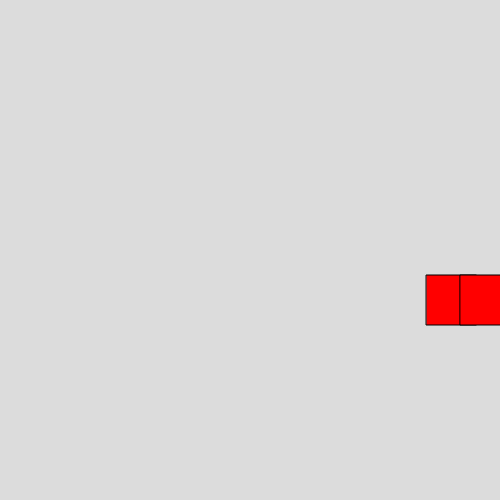
Frame 1 (no input)
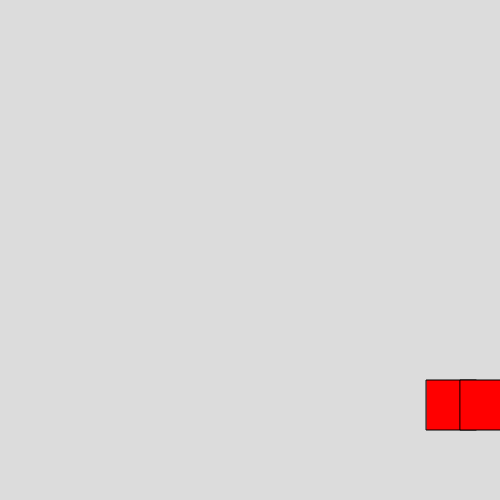
Frame 60 (no input)
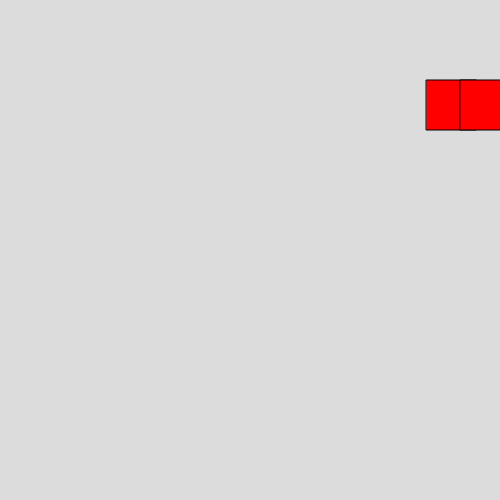
Frame 120 (the mouse pressed at the canvas centre since frame 60)

The p5.js sketch that drew these frames (run headless with seeded random() and noise() and a simulated clock; from frame 60 on, the mouse is pressed at the canvas centre):

// p5.js sketch
// ── sketch.js
/**
 * 1. Descargar... VSCODE
 * 2. Descargar Plugin Live Server
 * 3. Descargar Plugin p5.vscode
 * 4. rebote...
 * 5. preguntas.
 * 6. Foto!
 */



class Rectangulo{

  constructor(){
    this.x = Math.random()*500; // 0-1
    this.y = 300;
    this.alto = 50; // 0-1
    this.ancho = 50; // 0-1
    this.dir = true;
    this.r = 255;
    this.g = 0;
    this.b = 0;  
  }

  pintar(){
    fill(this.r,this.g,this.b);
    rectMode(CENTER);
    rect(this.x, this.y, this.ancho, this.alto);
    rectMode(CORNER);
  }

  mover(){      
    if(this.dir === true){
      this.y+=5
    }else{
      this.y-=5;
    }
    if(this.y >= 500 || this.y <= 0 ){
      this.dir = !this.dir;
    }
  }

  validarClickCambiarColor(mx, my){    
    if(dist(this.x,this.y,mx,my)<50){
      this.r = (int)(Math.random()*255);
      this.g = (int)(Math.random()*255);
      this.b = (int)(Math.random()*255);      
    }
  }
}

let p = new Rectangulo();
let q = new Rectangulo();

let x;
let y;
let atrapado;
let valores;

let objeto = {
  x:250,
  y:50,
  ancho:50,
  alto:50,
  pintar(params) {
    fill(255,0,0);
    ellipse(this.x,this.y,this.ancho, this.alto);
  }
}; // JSON (javascript object notation)

let objetoB = {
  x:250,
  y:100,
  ancho:50,
  alto:50,
  pintar(params) {
    fill(255,0,0);
    ellipse(this.x,this.y,this.ancho, this.alto);
  }
}; // JSON (javascript object notation)

function setup() {
  createCanvas(500, 500);
  x = 200;
  y = 200;
  atrapado = false;
  valores = [];
  console.log("hola...");
  console.log("valores....");

  for (let index = 4; index < 10; index++) {   
    valores.push(index);  
  }

  //console.log(valores);

  console.log(p);

}

function draw() {
  background(220);
  fill(0,0,0);
  //ellipse(x,y,50,50);  
  //rect(50,50,50,50,10,10,10,10);
  //objeto.pintar();
  //objetoB.pintar();
  p.pintar();
  p.mover();

  q.pintar();
  q.mover();
}

function mousePressed(){
  p.validarClickCambiarColor(mouseX, mouseY);
  q.validarClickCambiarColor(mouseX, mouseY);
  if(dist(mouseX, mouseY, x, y)<25){
    atrapado = true;
  }
}

function mouseDragged(){
  if(atrapado === true){
    x = mouseX;
    y = mouseY;
  }
}

function mouseReleased(){
  atrapado =  false;
}
